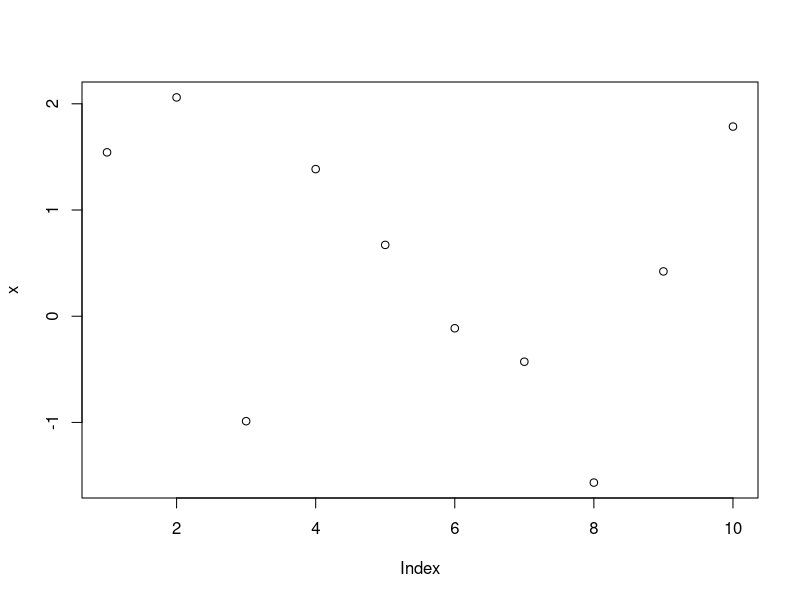
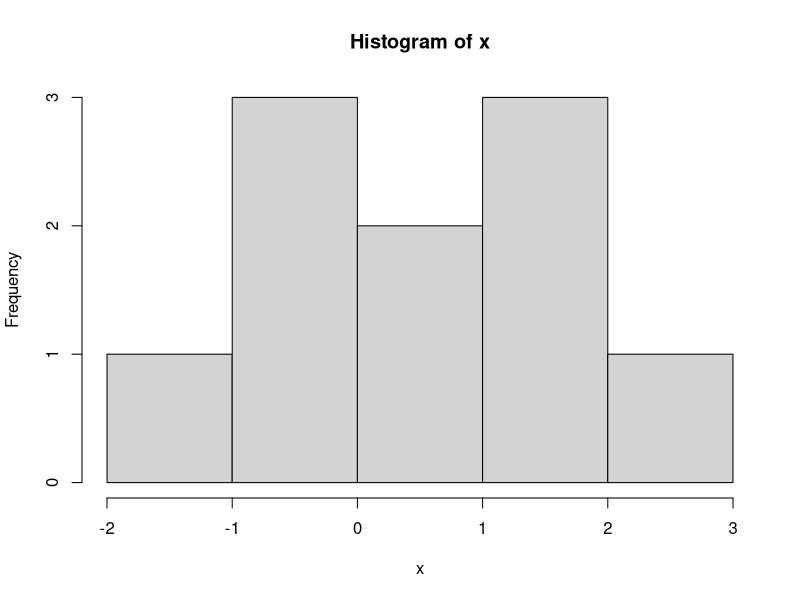
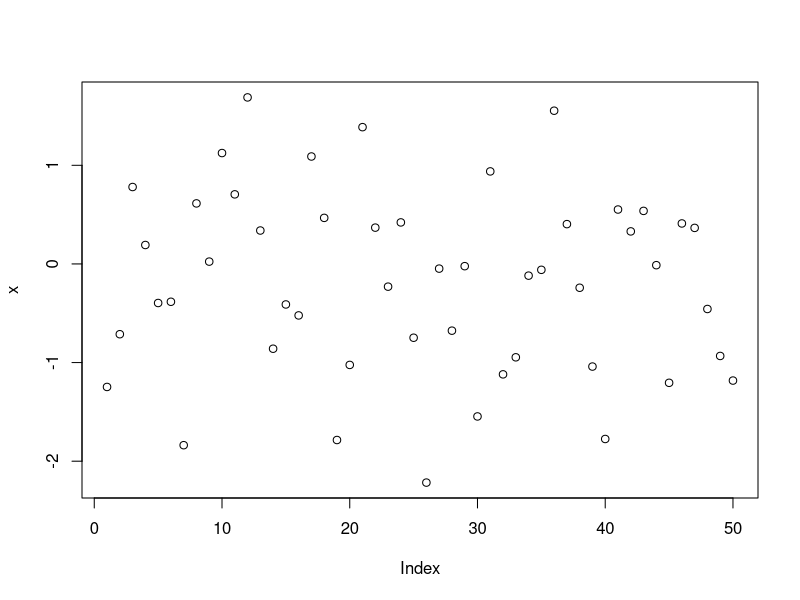
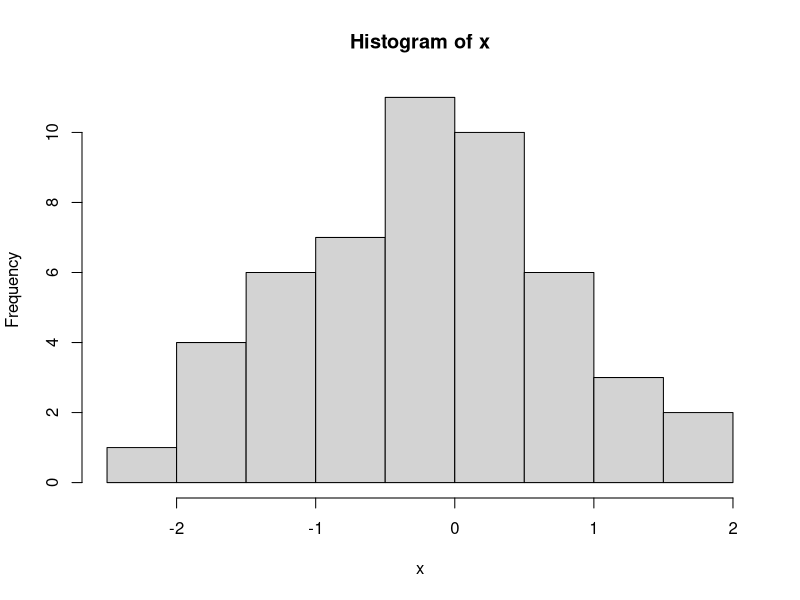
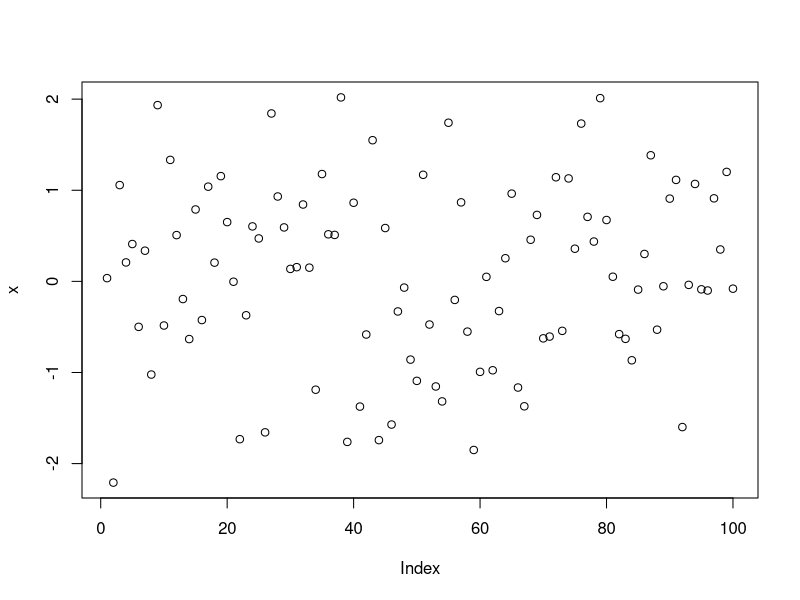
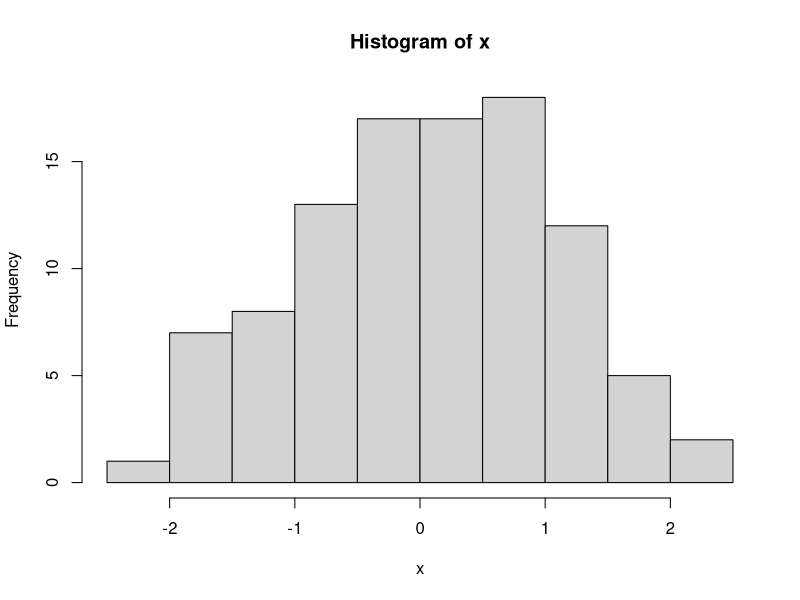
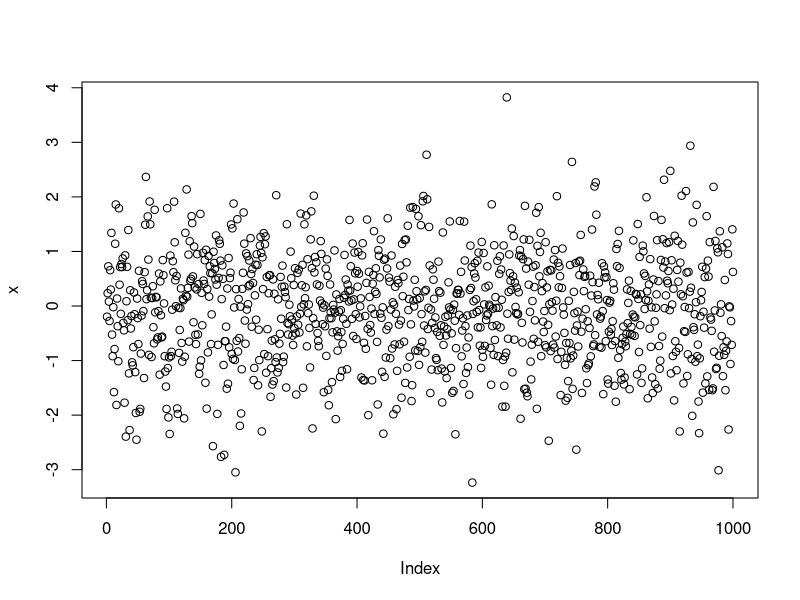
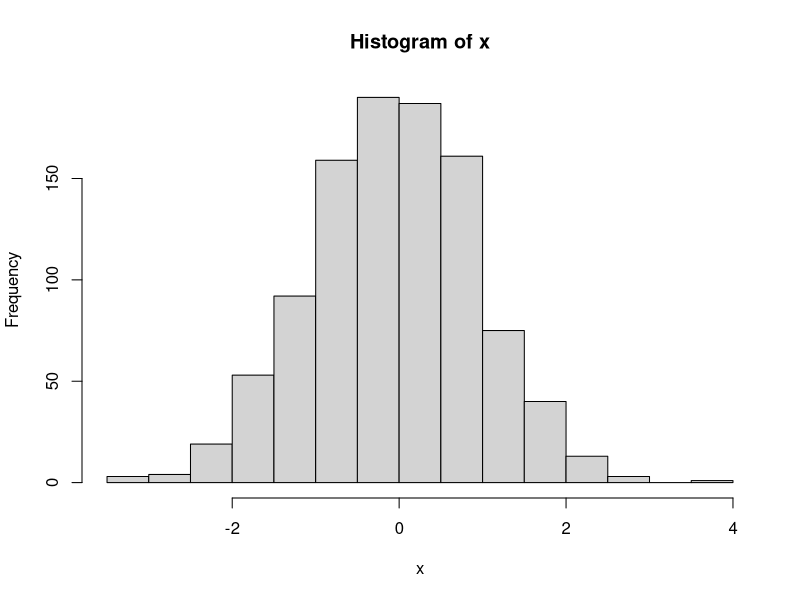

Source code (R) for these figures, in order:
# Printing a vector of random numbers with normal distribution
x <-rnorm(5)
x
# Printing another example on vector
N <-100000
a <-rnorm(N)
a
b <- rnorm(N)
b
# Printing Vectorized approach
c <- a * b
c
# Checking all these are valid function
X <- rnorm(5)
X
X <- rnorm( 5, 10, 1)
X
X <- rnorm (5, 10)
X
X <- rnorm(5, mean=10, sd = 1)
X
X <- rnorm(5, sd=1, mean=10)
X
X <- rnorm(5, sd=1)
X
# printing simple graphics
x <-rnorm(10)
x
plot(x)
hist(x)
# Trying with 50 
x <-rnorm(50)
plot(x)
hist(x)
# trying with 100
x <-rnorm(100)
plot(x)
hist(x)
# trying with 1000
x <-rnorm(1000)
plot(x)
hist(x)
# trying with 100000 and plotting hist
x <-rnorm(100000)
plot(x)
hist(x)
# Plotting hist, boxplot
x <-rnorm(80000)
x
plot(x)
hist(x)
head(x)
tail(x)
range(x)
summary(x)
boxplot(x)

# Generate the vector of numbers
x <-rnorm(100000)
x
# count how many are between -1 and 1
count <- 0
for (i in x)
 if (i>-1 & i<1)
   count <- count+1
# Get and print the percentage, should be around 68%
percent <- count/length(x)
percent
